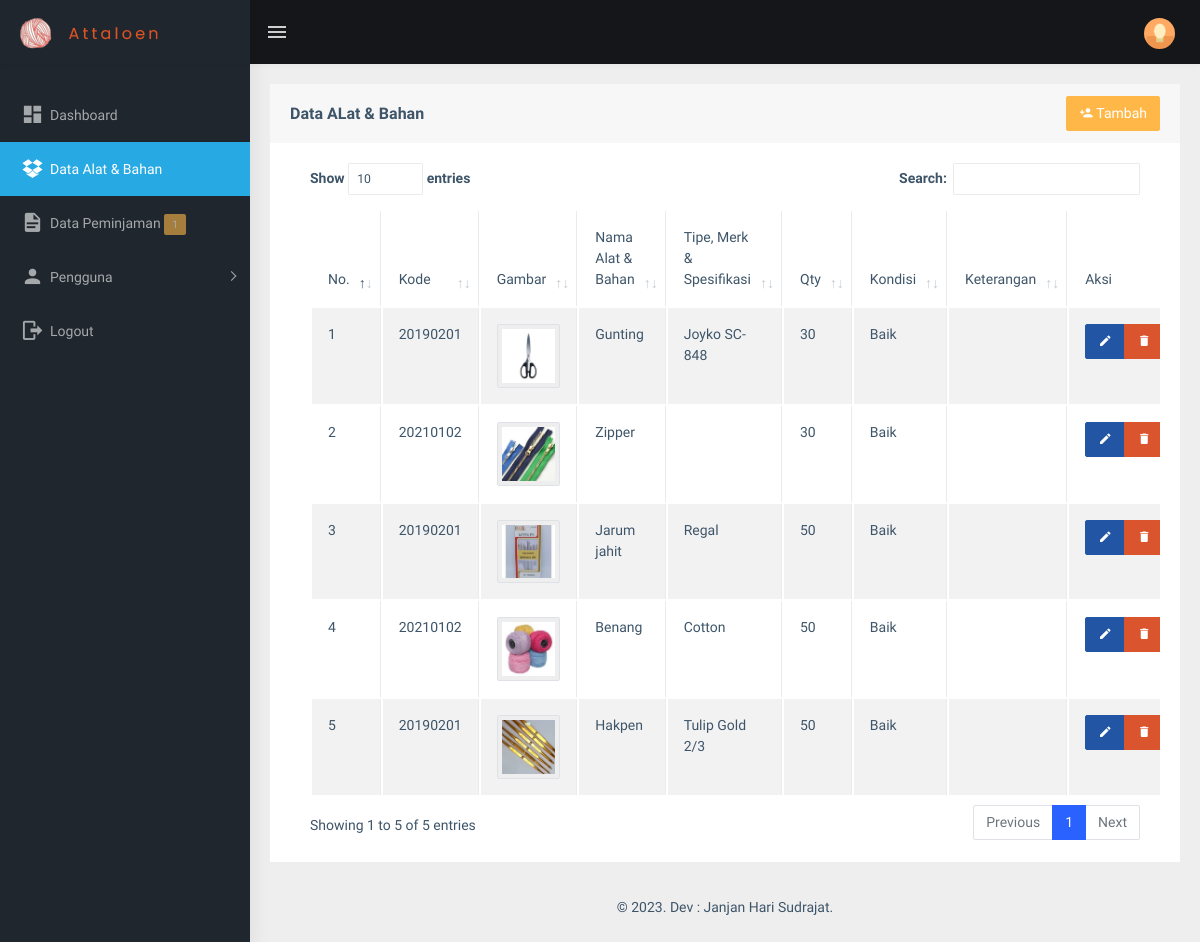
Page /view_alat_bahan/alat_bahan.php (signed in) on the earlier database version.
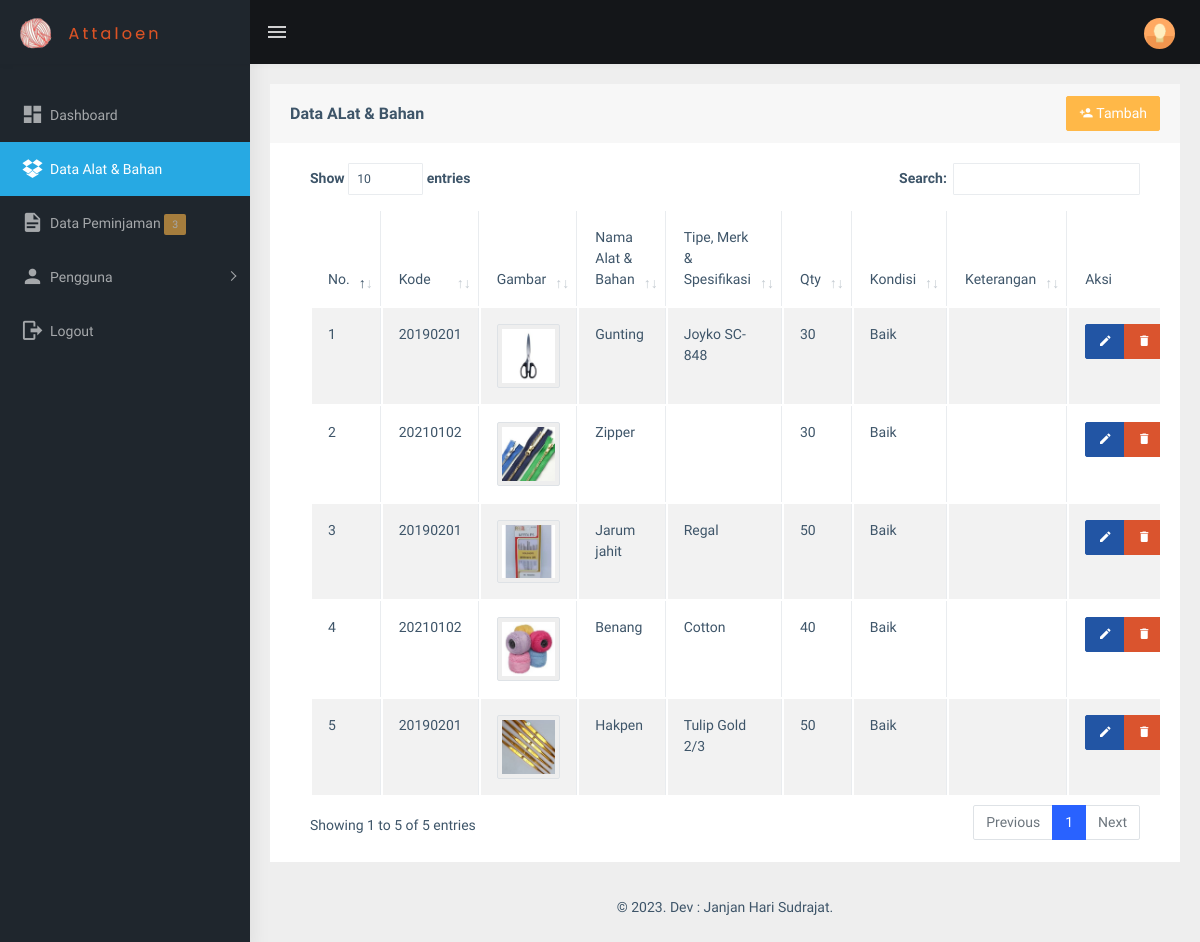
Same page on the later database version.
### tables this page shows
CREATE TABLE `alat_bahan` (
  `id_alat_bahan` int(11) NOT NULL,
  `kode` varchar(100) NOT NULL,
  `nama_alat_bahan` varchar(255) NOT NULL,
  `merk` varchar(255) NOT NULL,
  `id_kategori` int(11) NOT NULL,
  `qty` int(11) NOT NULL,
  `gambar` varchar(255) NOT NULL,
  `kondisi` varchar(100) NOT NULL,
  `keterangan` varchar(255) NOT NULL,
  `date_created` date NOT NULL
);

### functions.php (called while the page is built, shortened)
<?php
$conn = mysqli_connect("localhost", "root", "", "db_sippa");
function query($query)
{
    global $conn;
    $result = mysqli_query($conn, $query);
    $rows = [];
    while ($row = mysqli_fetch_assoc($result)) {
        $rows[] = $row;
    }
    return $rows;
}

### view_alat_bahan/alat_bahan.php (the view, shortened to what the changed rows need)
<?php
include "../templates/header.php";
$alat_bahan = query(
    "SELECT * FROM alat_bahan
    INNER JOIN kategori ON alat_bahan.id_kategori = kategori.id_kategori"
);
?>
<div class="page-wrapper">
    <div class="container-fluid">
        <div class="row">
            <div class="col-md-12">
                <div class="card">
                    <div class="card-body">
                        <div class="table-responsive">
                            <table id="zero_config" class="table table-striped table-bordered">
                                <thead>
                                    <tr>
                                        <th>No.</th>
                                        <th>Kode</th>
                                        <th>Gambar</th>
                                        <th>Nama Alat & Bahan</th>
                                        <th>Tipe, Merk & Spesifikasi</th>
                                        <th>Qty</th>
                                        <th>Kondisi</th>
                                        <th>Keterangan</th>
                                        <th>Aksi</th>
                                    </tr>
                                </thead>
                                <tbody>
                                    <?php $i = 1; ?>
                                    <?php foreach ($alat_bahan as $ab): ?>
                                        <tr>
                                            <td>
                                                <?= $i; ?>
                                            </td>
                                            <td>
                                                <?= $ab["kode"]; ?>
                                            </td>
                                            <td>
                                                <img src="../assets/img/alat_bahan/<?= $ab["gambar"]; ?>"
                                                    class="img-thumbnail">
                                            </td>
                                            <td>
                                                <?= $ab["nama_alat_bahan"]; ?>
                                            </td>
                                            <td>
                                                <?= $ab["merk"]; ?>
                                            </td>
                                            <td>
                                                <?= $ab["qty"]; ?>
                                            </td>
                                            <td>
                                                <?= $ab["kondisi"]; ?>
                                            </td>
                                            <td>
                                            </td>
                                            <td>
                                                <div class="btn-group btn-group-toggle" data-toggle="buttons">
                                                    <a href="alat_bahan_edit.php?id_alat_bahan=<?= $ab["id_alat_bahan"] ?>"
                                                        class="btn btn-info text-white"><i class="mdi mdi-pencil"></i></a>
                                                    <a href="alat_bahan_delete.php?id_alat_bahan=<?= $ab["id_alat_bahan"] ?>"
                                                        class="btn btn-danger text-white"
                                                        onclick="return confirm('Yakin ingin menghapus <?= $ab['nama_alat_bahan']; ?>?');"><i
                                                            class="mdi mdi-delete"></i></a>
                                                </div>
                                            </td>
                                        </tr>
                                        <?php $i++; ?>
                                    <?php endforeach; ?>
                            </table>
                        </div>
                    </div>
                </div>
            </div>
        </div>
        <?php
        include "../templates/footer.php";
        ?>

### templates/sidebar.php (shortened to what the changed rows need)
<?php
$peminjaman_pending = query("SELECT * FROM peminjaman WHERE status_peminjaman = 2");
$total_peminjaman_pending = count($peminjaman_pending);
?>
<aside class="left-sidebar" data-sidebarbg="skin5">
    <div class="scroll-sidebar">
        <nav class="sidebar-nav">
            <ul id="sidebarnav" class="pt-4">
                <li class="sidebar-item">
                    <a class="sidebar-link waves-effect waves-dark sidebar-link" href="../view_admin/dashboard.php"
                        aria-expanded="false"><i class="mdi mdi-view-dashboard"></i><span
                            class="hide-menu">Dashboard</span></a>
                </li>
                <li class="sidebar-item">
                    <a class="sidebar-link waves-effect waves-dark sidebar-link"
                        href="../view_alat_bahan/alat_bahan.php" aria-expanded="false"><i
                            class="mdi mdi-dropbox"></i><span class="hide-menu">Data Alat &
                            Bahan</span></a>
                </li>
                <li class="sidebar-item">
                    <a class="sidebar-link waves-effect waves-dark sidebar-link"
                        href="../view_peminjaman/peminjaman.php" aria-expanded="false"><i
                            class="mdi mdi-file-document"></i><span class="hide-menu">Data
                            Peminjaman <span class="badge bg-warning px-2 py-1">
                                <?= $total_peminjaman_pending; ?>
                            </span></span> </a>
                </li>
                <li class="sidebar-item">
                    <a class="sidebar-link has-arrow waves-effect waves-dark" href="javascript:void(0)"
                        aria-expanded="false"><i class="mdi mdi-account"></i><span class="hide-menu">Pengguna
                        </span></a>
                </li>
                <li class="sidebar-item">
                    <a class="sidebar-link waves-effect waves-dark sidebar-link" href="../logout.php"
                        onclick="return confirm('Yakin ingin keluar dari aplikasi?');"><i
                            class="mdi mdi-logout"></i><span class="hide-menu">Logout</span></a>
                </li>
            </ul>
        </nav>
    </div>
</aside>

Differences in the rows shown:
changed alat_bahan "Benang": qty "50" → "40"
Other differences:
$total_peminjaman_pending: "1" → "3"
